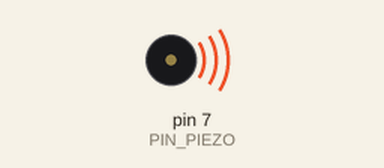
Bench run of a sketch on a simulated Arduino Uno, built with avr-gcc and run on an emulated ATmega328P. On the bench: buzzer (waves = sounding).

Above: at 0.1 s.
At 4.8 s:
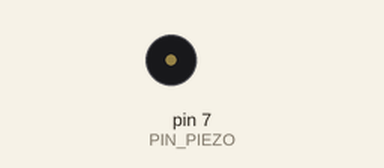
Timing chart, 0 to 9.6 s (numbered marks = the images above):
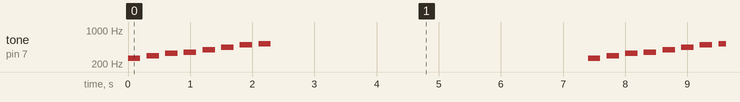

The sketch:

SampleSpeaker.ino
```cpp
// lozenia64
// https://blog.naver.com/ljy9378/221359138846
// Sample source cod for Arduino

#define C 262 // 도 262Hz
#define D 294 // 레
#define E 330 // 미
#define F 349 // 파
#define G 392 // 솔
#define A 440 // 라
#define B 494 // 시
#define CC 523 // 도

// 피에조 부저 사용
// 피에조 부저 디지털 7번핀 사용

int PIN_PIEZO = 7;
// 8개 음 출력
int melody[] = { C, D, E, F, G, A, B, CC };

void setup() {}

void loop() {
  for (int i=0; i<8; i++) {
    //7번 핀에 0.2초 동안 특정 주파수의 소리 발생
    tone(PIN_PIEZO, melody[i], 200);
    delay(300);
  }
  delay(5000);
 }
```

Measured:
- by itself, tone on pin 7 (PIN_PIEZO): repeats every 7.4 s: silent 0.10 s, 294 Hz 0.20 s, silent 0.10 s, 330 Hz 0.20 s, silent 0.10 s, 349 Hz 0.20 s, silent 0.10 s, 392 Hz 0.20 s, silent 0.10 s, 440 Hz 0.20 s, silent 0.10 s, 494 Hz 0.20 s, silent 0.10 s, 523 Hz 0.20 s, silent 5.1 s, 262 Hz 0.20 s
